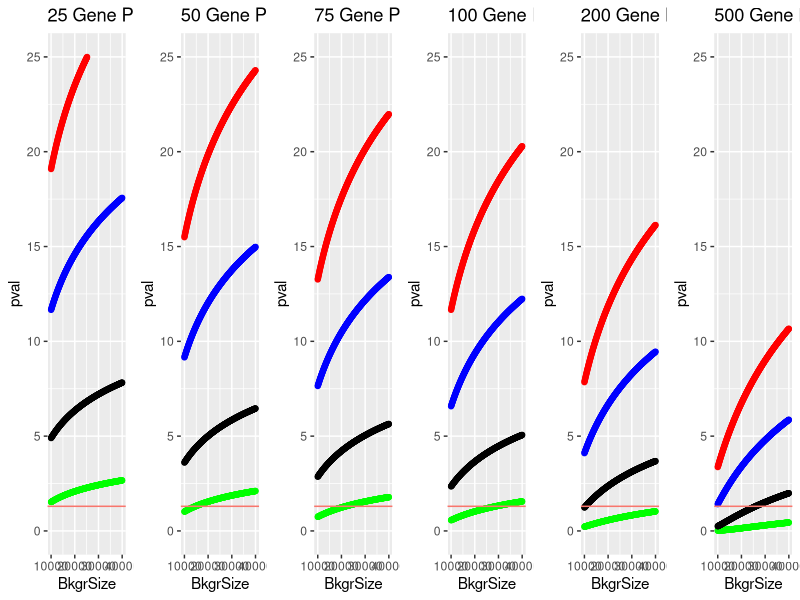
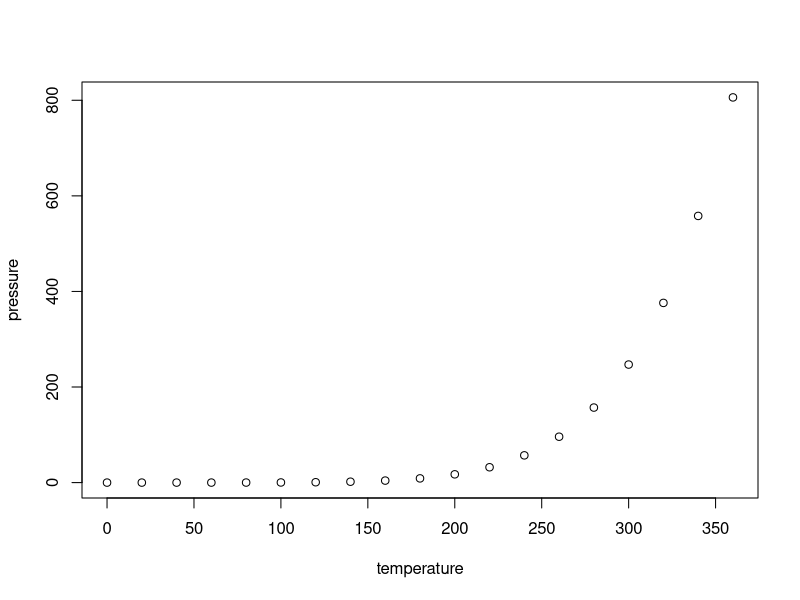

Here is the R script that generated these plots, in order:
## ---- chunk 1
knitr::opts_chunk$set(echo = TRUE)
## ---- chunk 2
library(ggplot2)
library(tidyverse)
library(ggpubr)
## ---- chunk 3
make.df2 <- function(denomItem){
  a <- data.frame(c(2,degSize),c(pathSize,denomItem))
  x <- fisher.test(a, alternative="greater")
  return(-log(x$p.value,10))
}

make.df5 <- function(denomItem){
  a <- data.frame(c(5,degSize),c(pathSize,denomItem))
  x <- fisher.test(a, alternative="greater")
  return(-log(x$p.value,10))
}

make.df10 <- function(denomItem){
  a <- data.frame(c(10,degSize),c(pathSize,denomItem))
  x <- fisher.test(a, alternative="greater")
  return(-log(x$p.value,10))
}

make.df15 <- function(denomItem){
  a <- data.frame(c(15,degSize),c(pathSize,denomItem))
  x <- fisher.test(a, alternative="greater")
  return(-log(x$p.value,10))
}
## ---- chunk 4
denom <- seq(from = 10000, to = 40000, by = 100)
degSize <- 100
###########
pathSize <- 25

x2 <- lapply(denom, make.df2)
x2.Plot <- as.data.frame(cbind(denom,unlist(x2)))
colnames(x2.Plot) <- c("BkgrSize","pval")

x5 <- lapply(denom, make.df5)
x5.Plot <- as.data.frame(cbind(denom,unlist(x5)))
colnames(x5.Plot) <- c("BkgrSize","pval")

x10 <- lapply(denom, make.df10)
x10.Plot <- as.data.frame(cbind(denom,unlist(x10)))
colnames(x10.Plot) <- c("BkgrSize","pval")

x15 <- lapply(denom, make.df15)
x15.Plot <- as.data.frame(cbind(denom,unlist(x15)))
colnames(x15.Plot) <- c("BkgrSize","pval")

pl.25 <- ggplot() + geom_point(data=x2.Plot, aes(x=BkgrSize, y=pval), color="green") + geom_point(data=x5.Plot, aes(x=BkgrSize, y=pval), color="black") + geom_point(data=x10.Plot, aes(x=BkgrSize, y=pval), color="blue") + geom_point(data=x15.Plot, aes(x=BkgrSize, y=pval), color="red") + geom_hline(aes(yintercept=1.3, linetype="dashed", color = "red")) + ylim(0, 25) + ggtitle("25 Gene Pathway")
###########
pathSize <- 50

x2 <- lapply(denom, make.df2)
x2.Plot <- as.data.frame(cbind(denom,unlist(x2)))
colnames(x2.Plot) <- c("BkgrSize","pval")

x5 <- lapply(denom, make.df5)
x5.Plot <- as.data.frame(cbind(denom,unlist(x5)))
colnames(x5.Plot) <- c("BkgrSize","pval")

x10 <- lapply(denom, make.df10)
x10.Plot <- as.data.frame(cbind(denom,unlist(x10)))
colnames(x10.Plot) <- c("BkgrSize","pval")

x15 <- lapply(denom, make.df15)
x15.Plot <- as.data.frame(cbind(denom,unlist(x15)))
colnames(x15.Plot) <- c("BkgrSize","pval")

pl.50 <- ggplot() + geom_point(data=x2.Plot, aes(x=BkgrSize, y=pval), color="green") + geom_point(data=x5.Plot, aes(x=BkgrSize, y=pval), color="black") + geom_point(data=x10.Plot, aes(x=BkgrSize, y=pval), color="blue") + geom_point(data=x15.Plot, aes(x=BkgrSize, y=pval), color="red") + geom_hline(aes(yintercept=1.3, linetype="dashed", color = "red")) + ylim(0, 25) + ggtitle("50 Gene Pathway")
###########
pathSize <- 75

x2 <- lapply(denom, make.df2)
x2.Plot <- as.data.frame(cbind(denom,unlist(x2)))
colnames(x2.Plot) <- c("BkgrSize","pval")

x5 <- lapply(denom, make.df5)
x5.Plot <- as.data.frame(cbind(denom,unlist(x5)))
colnames(x5.Plot) <- c("BkgrSize","pval")

x10 <- lapply(denom, make.df10)
x10.Plot <- as.data.frame(cbind(denom,unlist(x10)))
colnames(x10.Plot) <- c("BkgrSize","pval")

x15 <- lapply(denom, make.df15)
x15.Plot <- as.data.frame(cbind(denom,unlist(x15)))
colnames(x15.Plot) <- c("BkgrSize","pval")

pl.75 <- ggplot() + geom_point(data=x2.Plot, aes(x=BkgrSize, y=pval), color="green") + geom_point(data=x5.Plot, aes(x=BkgrSize, y=pval), color="black") + geom_point(data=x10.Plot, aes(x=BkgrSize, y=pval), color="blue") + geom_point(data=x15.Plot, aes(x=BkgrSize, y=pval), color="red") + geom_hline(aes(yintercept=1.3, linetype="dashed", color = "red")) + ylim(0, 25) + ggtitle("75 Gene Pathway")
###########
pathSize <- 100

x2 <- lapply(denom, make.df2)
x2.Plot <- as.data.frame(cbind(denom,unlist(x2)))
colnames(x2.Plot) <- c("BkgrSize","pval")

x5 <- lapply(denom, make.df5)
x5.Plot <- as.data.frame(cbind(denom,unlist(x5)))
colnames(x5.Plot) <- c("BkgrSize","pval")

x10 <- lapply(denom, make.df10)
x10.Plot <- as.data.frame(cbind(denom,unlist(x10)))
colnames(x10.Plot) <- c("BkgrSize","pval")

x15 <- lapply(denom, make.df15)
x15.Plot <- as.data.frame(cbind(denom,unlist(x15)))
colnames(x15.Plot) <- c("BkgrSize","pval")

pl.100 <- ggplot() + geom_point(data=x2.Plot, aes(x=BkgrSize, y=pval), color="green") + geom_point(data=x5.Plot, aes(x=BkgrSize, y=pval), color="black") + geom_point(data=x10.Plot, aes(x=BkgrSize, y=pval), color="blue") + geom_point(data=x15.Plot, aes(x=BkgrSize, y=pval), color="red") + geom_hline(aes(yintercept=1.3, linetype="dashed", color = "red")) + ylim(0, 25) + ggtitle("100 Gene Pathway")
###########
pathSize <- 200

x2 <- lapply(denom, make.df2)
x2.Plot <- as.data.frame(cbind(denom,unlist(x2)))
colnames(x2.Plot) <- c("BkgrSize","pval")

x5 <- lapply(denom, make.df5)
x5.Plot <- as.data.frame(cbind(denom,unlist(x5)))
colnames(x5.Plot) <- c("BkgrSize","pval")

x10 <- lapply(denom, make.df10)
x10.Plot <- as.data.frame(cbind(denom,unlist(x10)))
colnames(x10.Plot) <- c("BkgrSize","pval")

x15 <- lapply(denom, make.df15)
x15.Plot <- as.data.frame(cbind(denom,unlist(x15)))
colnames(x15.Plot) <- c("BkgrSize","pval")

pl.200 <- ggplot() + geom_point(data=x2.Plot, aes(x=BkgrSize, y=pval), color="green") + geom_point(data=x5.Plot, aes(x=BkgrSize, y=pval), color="black") + geom_point(data=x10.Plot, aes(x=BkgrSize, y=pval), color="blue") + geom_point(data=x15.Plot, aes(x=BkgrSize, y=pval), color="red") + geom_hline(aes(yintercept=1.3, linetype="dashed", color = "red")) + ylim(0, 25) + ggtitle("200 Gene Pathway")
###########
pathSize <- 500

x2 <- lapply(denom, make.df2)
x2.Plot <- as.data.frame(cbind(denom,unlist(x2)))
colnames(x2.Plot) <- c("BkgrSize","pval")

x5 <- lapply(denom, make.df5)
x5.Plot <- as.data.frame(cbind(denom,unlist(x5)))
colnames(x5.Plot) <- c("BkgrSize","pval")

x10 <- lapply(denom, make.df10)
x10.Plot <- as.data.frame(cbind(denom,unlist(x10)))
colnames(x10.Plot) <- c("BkgrSize","pval")

x15 <- lapply(denom, make.df15)
x15.Plot <- as.data.frame(cbind(denom,unlist(x15)))
colnames(x15.Plot) <- c("BkgrSize","pval")

pl.500 <- ggplot() + geom_point(data=x2.Plot, aes(x=BkgrSize, y=pval), color="green") + geom_point(data=x5.Plot, aes(x=BkgrSize, y=pval), color="black") + geom_point(data=x10.Plot, aes(x=BkgrSize, y=pval), color="blue") + geom_point(data=x15.Plot, aes(x=BkgrSize, y=pval), color="red") + geom_hline(aes(yintercept=1.3, linetype="dashed", color = "red")) + ylim(0, 25) + ggtitle("500 Gene Pathway")
## ---- chunk 5
ggarrange(pl.25,pl.50,pl.75,pl.100,pl.200,pl.500, legend = FALSE, ncol=6, nrow=1) 
## ---- chunk 6
phyper(6,200,20000-200,200)
## ---- chunk 7
summary(cars)
## ---- chunk 8
plot(pressure)
